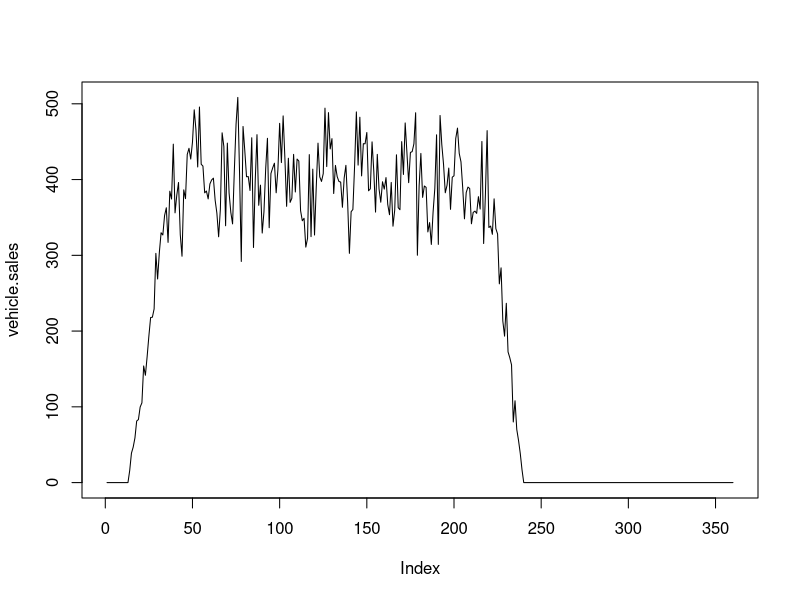

Source code (R):
# Use this script to create synthetic data


## Generate a baseline monthly order rate
vehicle.sales <- rnorm(n = 12 * 30, mean = 400, sd = 40)

## Add seasonality
season.1 <- .05 * sinpi((1:length(vehicle.sales)) / 12) + 1
vehicle.sales <- vehicle.sales * season.1

## Add start of production ramp-up
start <- rep(0, times = 12 * 1)
ramp.up <- seq(from = 0, to = 1, by = 0.04)
ramp.down <- seq(from = 1, to = 0, by = -0.05)
end <- rep(0, times = 12 * 10)
production.months <- length(vehicle.sales) - (length(start) + length(ramp.up) + length(ramp.down) + length(end))
production <- rep(1, times = production.months)

production.ramps <- c(start, ramp.up, production, ramp.down, end)

vehicle.sales <- vehicle.sales * production.ramps

## Plot dataset
plot(vehicle.sales, type = "l")
